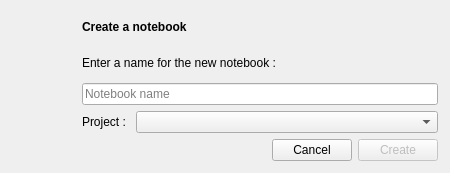
<?xml version="1.0" encoding="UTF-8"?>
<ui version="4.0">
 <class>Notebook</class>
 <widget class="QDialog" name="Notebook">
  <property name="geometry">
   <rect>
    <x>0</x>
    <y>0</y>
    <width>450</width>
    <height>173</height>
   </rect>
  </property>
  <property name="minimumSize">
   <size>
    <width>0</width>
    <height>0</height>
   </size>
  </property>
  <property name="maximumSize">
   <size>
    <width>16777215</width>
    <height>16777215</height>
   </size>
  </property>
  <property name="windowTitle">
   <string>Dialog</string>
  </property>
  <layout class="QHBoxLayout" name="horizontalLayout_2">
   <property name="spacing">
    <number>-1</number>
   </property>
   <property name="leftMargin">
    <number>12</number>
   </property>
   <property name="topMargin">
    <number>12</number>
   </property>
   <property name="rightMargin">
    <number>12</number>
   </property>
   <property name="bottomMargin">
    <number>12</number>
   </property>
   <item>
    <widget class="QLabel" name="lbl_picture">
     <property name="minimumSize">
      <size>
       <width>64</width>
       <height>64</height>
      </size>
     </property>
     <property name="maximumSize">
      <size>
       <width>64</width>
       <height>64</height>
      </size>
     </property>
     <property name="text">
      <string/>
     </property>
    </widget>
   </item>
   <item>
    <layout class="QVBoxLayout" name="verticalLayout">
     <item>
      <widget class="QLabel" name="lbl_title">
       <property name="font">
        <font>
         <weight>75</weight>
         <bold>true</bold>
        </font>
       </property>
       <property name="text">
        <string>Create a notebook</string>
       </property>
      </widget>
     </item>
     <item>
      <widget class="QLabel" name="lbl_name">
       <property name="text">
        <string>Enter a name for the new notebook :  </string>
       </property>
      </widget>
     </item>
     <item>
      <widget class="QLineEdit" name="txt_name">
       <property name="placeholderText">
        <string>Notebook name</string>
       </property>
      </widget>
     </item>
     <item>
      <layout class="QHBoxLayout" name="horizontalLayout_3" stretch="0,5">
       <item>
        <widget class="QLabel" name="label">
         <property name="text">
          <string>Project : </string>
         </property>
        </widget>
       </item>
       <item>
        <widget class="QComboBox" name="cbx_project"/>
       </item>
      </layout>
     </item>
     <item>
      <layout class="QHBoxLayout" name="horizontalLayout">
       <item>
        <spacer name="horizontalSpacer">
         <property name="orientation">
          <enum>Qt::Horizontal</enum>
         </property>
         <property name="sizeHint" stdset="0">
          <size>
           <width>40</width>
           <height>20</height>
          </size>
         </property>
        </spacer>
       </item>
       <item>
        <widget class="QPushButton" name="btn_cancel">
         <property name="text">
          <string>Cancel</string>
         </property>
         <property name="autoDefault">
          <bool>false</bool>
         </property>
        </widget>
       </item>
       <item>
        <widget class="QPushButton" name="btn_create">
         <property name="enabled">
          <bool>false</bool>
         </property>
         <property name="text">
          <string>Create</string>
         </property>
        </widget>
       </item>
      </layout>
     </item>
    </layout>
   </item>
  </layout>
 </widget>
 <resources/>
 <connections/>
</ui>
